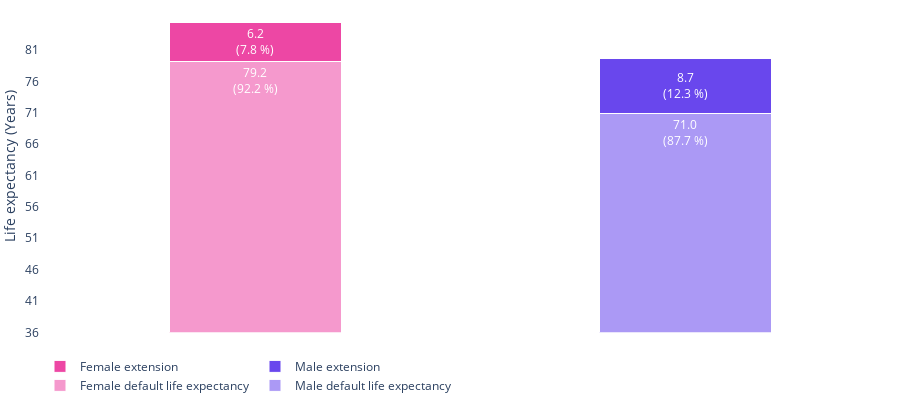

The notebook cell saved with this chart:
### Code cell
life_expectancy_extension_by_sex_plotter(
    report.set_index('sex_name'),
    age,
    color_mapping,
)

### Figure 1 — Plotly figure (JSON) as saved in the notebook; plotly's stock layout.template omitted (floating-point values rounded to 4 significant figures)
{"data": [{"hovertemplate": "Default life expectancy<br> is: %{y} years", "insidetextanchor": "end", "legendgroup": "Female", "marker": {"color": "rgba(235, 52, 155, 0.5)", "line": {"width": 1}}, "name": "Female default life expectancy", "orientation": "v", "showlegend": true, "text": "79.2<br>(92.2 %)", "textfont": {"color": "white"}, "type": "bar", "width": 0.4, "x": ["Female"], "y": [79.25]}, {"hovertemplate": "Extension of life expectancy<br> is: %{y} years", "insidetextanchor": "middle", "legendgroup": "Female", "marker": {"color": "rgba(235, 52, 155, 0.9)", "line": {"width": 1}}, "name": "Female extension", "orientation": "v", "showlegend": true, "text": "6.2<br>(7.8 %)", "textfont": {"color": "white"}, "textposition": "inside", "type": "bar", "width": 0.4, "x": ["Female"], "y": [6.17]}, {"hovertemplate": "Default life expectancy<br> is: %{y} years", "insidetextanchor": "end", "legendgroup": "Male", "marker": {"color": "rgba(89, 52, 235, 0.5)", "line": {"width": 1}}, "name": "Male default life expectancy", "orientation": "v", "showlegend": true, "text": "71.0<br>(87.7 %)", "textfont": {"color": "white"}, "type": "bar", "width": 0.4, "x": ["Male"], "y": [70.97]}, {"hovertemplate": "Extension of life expectancy<br> is: %{y} years", "insidetextanchor": "middle", "legendgroup": "Male", "marker": {"color": "rgba(89, 52, 235, 0.9)", "line": {"width": 1}}, "name": "Male extension", "orientation": "v", "showlegend": true, "text": "8.7<br>(12.3 %)", "textfont": {"color": "white"}, "textposition": "inside", "type": "bar", "width": 0.4, "x": ["Male"], "y": [8.74]}], "layout": {"bargap": 0.001, "barmode": "stack", "height": 400, "legend": {"orientation": "h", "y": 0.1}, "margin": {"b": 0, "l": 0, "r": 0, "t": 0}, "showlegend": true, "xaxis": {"showgrid": false, "showline": false, "showticklabels": false, "zeroline": false}, "yaxis": {"domain": [0.15, 1], "range": [36, 89], "showgrid": false, "showline": false, "tickvals": [36, 41, 46, 51, 56, 61, 66, 71, 76, 81], "title": {"text": "Life expectancy (Years)"}, "zeroline": false}}}
